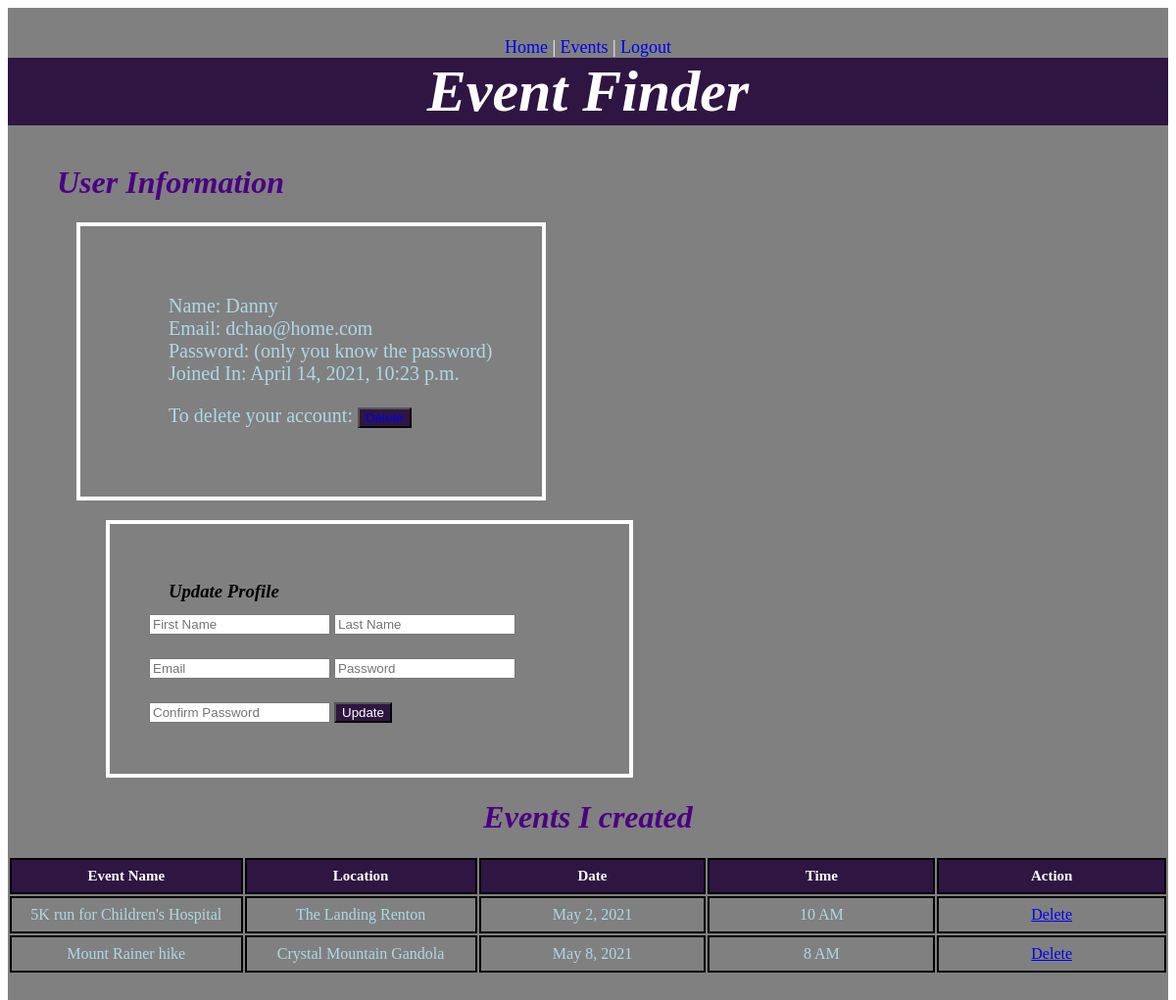
Page /user-info (signed in) on the committed database.
### events/models.py (models this page shows)
class User(models.Model):
    fname = models.CharField(max_length=25)
    lname = models.CharField(max_length=25)
    email = models.EmailField(unique=True)
    password = models.CharField(max_length=30)
    created_at = models.DateTimeField(auto_now_add=True)
    updated_at = models.DateTimeField(auto_now=True)
    objects = UserManager()

class Event(models.Model):
    event = models.CharField(max_length=50)
    location = models.CharField(max_length=100)
    date = models.DateField(blank=True, null=True)
    time = models.CharField(max_length=20)
    head_count = models.CharField(max_length=20)
    user_event = models.ForeignKey(User, related_name="event_poster", on_delete=models.CASCADE)
    user_add_event = models.ManyToManyField(User, related_name="join_events")
    created_at = models.DateTimeField(auto_now_add=True)
    updated_at = models.DateTimeField(auto_now=True)
    objects = EventManager()

### events/views.py (the view)
# urls.py: path('user-info', views.account),
def account(request):
    context = {
        'user': User.objects.get(id=request.session['id'])
    }
    return render(request, "account.html", context)

### events/templates/Account.html (shortened to what this page needs)
<!DOCTYPE html>
<html lang="en">
<head>
    {% load static %}
    <link rel="stylesheet" href="{% static 'style.css' %}">
</head>
<body>
    <div id="account">
        <div class="links">
            <a href="/dashboard" style="text-decoration: none;">Home</a>  |   <a href="/allEvents"
            style="text-decoration: none;">Events</a>   |   <a href="/logging-out" style=
            "text-decoration: none;">Logout</a>
        </div>
        <h1 class="login_h1">Event Finder</h1>
        <h1 class="account_h1">User Information</h1>
        <div class="accountInfo">
            <ul>
                <li style="list-style-type: none;">Name: {{ user.fname }}</li>
                <li style="list-style-type: none;">Email: {{ user.email }}</li>
                <li style="list-style-type: none;">Password: (only you know the password)</li>
                <li style="list-style-type: none;">Joined In: {{ user.created_at }}</li>
            </ul>
            <ul>
                <li style="list-style-type: none;">To delete your account: <button class="acc_btn"><a
                href="/delete-me/{{user.id}}" style="text-decoration:
                none;">Delete</a></button></li>
            </ul>
        </div>
        <div class="updateAccount">
            <h3 class="acc_h3">Update Profile</h3>
            <form action="/update-info/{{user.id}}" method="POST">
                <input type="text" name="fname" class="register_form" placeholder="First Name">
                <input type="text" name="lname" class="register_form" placeholder="Last Name">
                <input type="email" name="email" class="register_form" placeholder="Email">
                <input type="password" name="password" class="register_form" placeholder="Password">
                <input type="password" name="confirm" class="register_form" placeholder="Confirm Password">
                <button type="submit" class="acc_btn">Update</button>
            </form>
        </div>
        <div class="acc_events">
            <h1 class="acc_table">Events I created</h1>
            <table>
                <thead>
                    <tr>
                        <th>Event Name</th>
                        <th>Location</th>
                        <th>Date</th>
                        <th>Time</th>
                        <th>Action</th>
                    </tr>
                </thead>
                <tbody>
                    {% for event in user.event_poster.all %}
                    <tr>
                        <td>{{event.event}}</td>
                        <td>{{event.location}}</td>
                        <td>{{event.date}}</td>
                        <td>{{event.time}}</td>
                        <td><a href="delete-event/{{event.id}}">Delete</a></td>
                    </tr>
                    {% endfor %}
                </tbody>
            </table>
        </div>
    </div>
</body>
</html>

### events/static/style.css (style rules this page uses)
.register_form { margin-top: 12px; margin-bottom: 12px; }
.login_h1 { margin-top: auto; font-size: 60px; text-align: center; color: white; font-style: italic; background-color: rgb(47, 21, 66); }
.links { margin: auto; text-align: center; font-size: 18px; color: white; }
th { width: 250px; text-align: center; font-size: 15px; border: 2px solid black; padding: 8px; color: white; background-color: rgb(47, 21, 66); }
td { width: 250px; text-align: center; border: 2px solid black; padding: 8px; color: lightblue; }
.event_btn, .login_btn, .pro_btn, .acc_btn { background-color: rgb(47, 21, 66); color: white; }
#account { background-color: gray; padding-bottom: 50px; padding-top: 30px; }
.updateAccount { display: inline-block; width: 450px; margin-left: 100px; padding: 40px; border: 4px solid white; }
.accountInfo { margin-left: 70px; color: lightblue; font-size: 20px; display: inline-block; margin-bottom: 20px; vertical-align: top; padding: 50px; border: 4px solid white; }
.account_h1 { color: indigo; margin-top: 40px; margin-left: 50px; font-style: italic; }
.acc_h3 { margin-left: 20px; margin-bottom: auto; font-style: italic; }
.acc_events { margin: auto; text-align: center; }
.acc_table { color: indigo; font-style: italic; }

### rows in the picture
User: fname "Danny", email "dchao@home.com", created_at "April 14, 2021, 10:23 p.m."
Event: event "5K run for Children's Hospital", location "The Landing Renton", date "May 2, 2021", time "10 AM"
Event: event "Mount Rainer hike", location "Crystal Mountain Gandola", date "May 8, 2021", time "8 AM"
